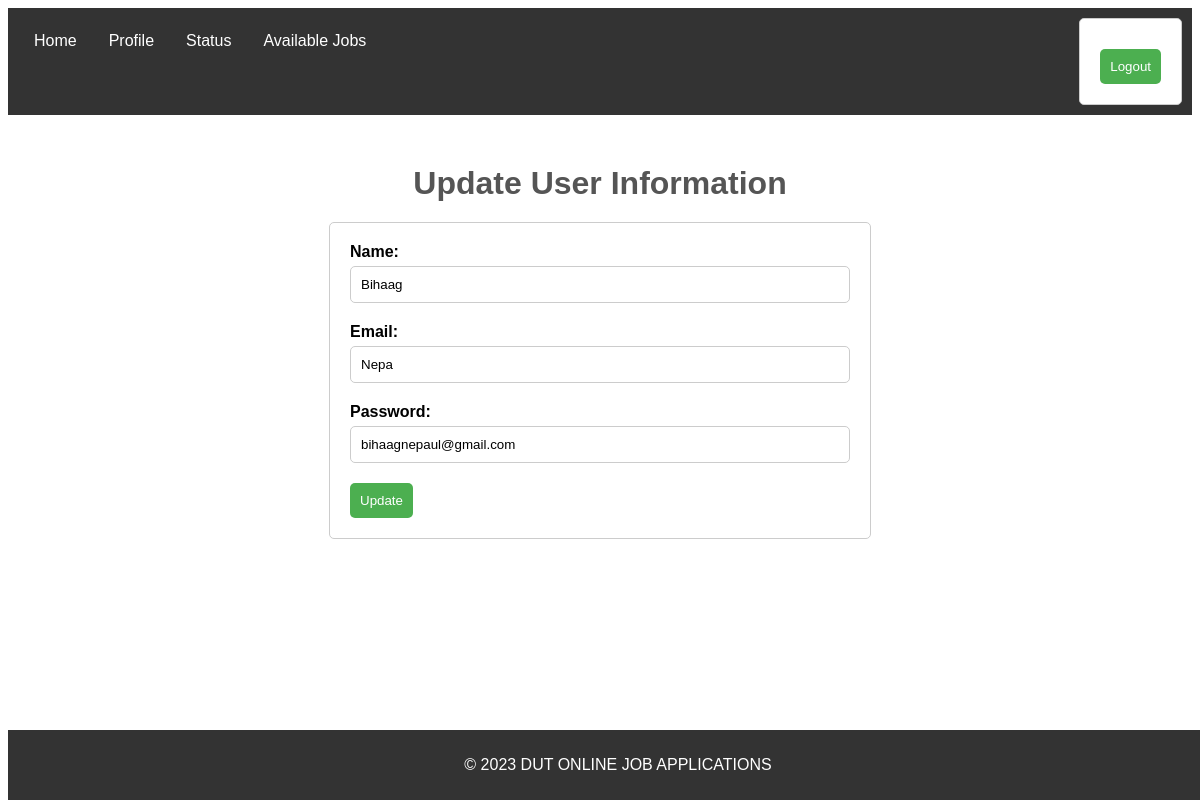
The page /updateuserprofile (signed in) on the database its author committed.
### tables this page shows
CREATE TABLE users (User_ID INTEGER PRIMARY KEY, Name TEXT, Surname TEXT, Email TEXT,Cell_Num CHAR(10), Password TEXT,  User_Type TEXT);

### LoginSystemNew.py (the view)
@myapp.route('/updateuserprofile', methods=['GET', 'POST'])
def update_user():
    user_id = request.cookies.get('user_id')
    conn = sqlite3.connect('Login.db')
    c = conn.cursor()
    if request.method == 'POST':
        name = request.form['name']
        surname = request.form['surname']
        email = request.form['email']
        c.execute("UPDATE users SET Name = ?, Surname = ?, Email = ? WHERE User_ID = ?",
                  (name, surname, email, user_id))
        conn.commit()
        conn.close()
        return redirect('/loggedinapplicant')
    else:
        c.execute("SELECT name, surname, email FROM users WHERE User_ID = ?", (user_id,))
        user_data = c.fetchone()
        conn.close()
        return render_template('updateuserprofile.html', user_data=user_data)

### Templates/UpdateUserProfile.html (shortened to what this page needs)
<!DOCTYPE html>
<html>
  <head>
  </head>
  <body>
    <nav>
      <ul>
        <li><a href="/loggedinapplicant">Home</a></li>
        <li><a href="/updateuserprofile">Profile</a></li>
        <li><a href="/jobstatus">Status</a></li>
        <li><a href="/availablejobs">Available Jobs</a></li>
        <li style="float: right;">
          <form action="/logout" method="post">
            <button type="submit">Logout</button>
          </form>
        </li>
      </ul>
    </nav>
    <h1>Update User Information</h1>
    <form action="/updateuserprofile" method="POST">
      <label for="name">Name:</label>
      <input type="text" id="name" name="name" value="{{ user_data[0] }}">
      <br>
      <label for="surname">Email:</label>
      <input type="text" id="surname" name="surname" value="{{ user_data[1] }}">
      <br>
      <label for="email">Password:</label>
      <input type="text" id="email" name="email" value="{{ user_data[2] }}">
      <br>
      <input type="submit" value="Update">
    </form>
    <footer>
      <p>&copy; 2023 DUT ONLINE JOB APPLICATIONS</p>
    </footer>
  </body>
</html>

### Templates/UpdateUserProfile.html (style rules this page uses)
body { font-family: Arial, sans-serif; font-size: 16px; }
form { background-color: #fff; padding: 20px; border: 1px solid #ccc; border-radius: 5px; max-width: 500px; margin: 0 auto; }
input[type="text"], input[type="password"] { width: 100%; padding: 10px; margin-bottom: 20px; border: 1px solid #ccc; border-radius: 5px; box-sizing: border-box; }
input[type="submit"] { background-color: #4CAF50; color: #fff; padding: 10px; border: none; border-radius: 5px; cursor: pointer; }
h1 { text-align: center; margin-top: 40px; margin-bottom: 20px; }
label { font-weight: bold; margin-bottom: 5px; display: block; }
h1 { text-align: center; margin-top: 50px; color: #555; }
nav { background-color: #333; color: #fff; padding: 10px; margin-bottom: 20px; }
nav ul { list-style-type: none; margin: 0; padding: 0; overflow: hidden; }
nav li { float: left; }
nav li a { display: block; color: #fff; text-align: center; padding: 14px 16px; text-decoration: none; }
button[type="submit"] { display: block; margin-top: 10px; padding: 10px; background-color: #4CAF50; color: #fff; border: none; border-radius: 5px; cursor: pointer; }
footer { background-color: #333; color: #fff; padding: 10px; position: absolute; bottom: 0; width: 100%; text-align: center; }

### rows shown on the page
users: name "Bihaag", surname "Nepa", email "bihaagnepaul@gmail.com"
